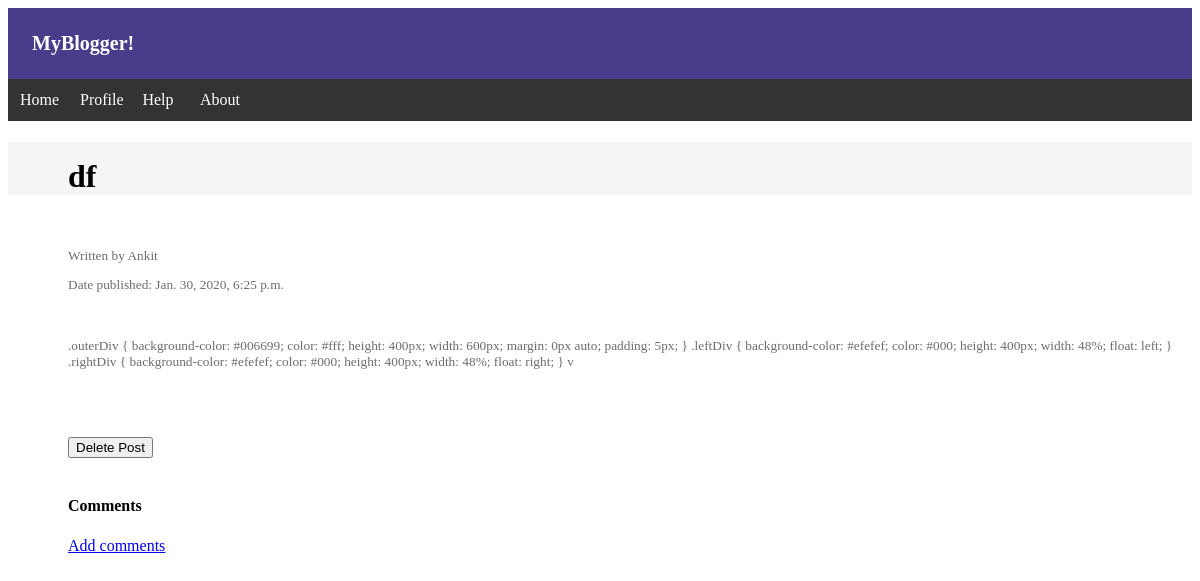
The page /blogger/17/ (signed in) on the database its author committed.
### blogger/models.py (models this page shows, shortened)
class Topic(models.Model):
    user=models.ForeignKey(User,on_delete=models.CASCADE)
    topicname=models.CharField(max_length=200, unique=True)
    text=models.TextField()
    pub_date=models.DateTimeField('Date published')

class User(models.Model):
    username=models.CharField(max_length=200, unique=True)
    usermail=models.EmailField()
    userpassword=models.CharField(max_length=50)
    created_date=models.DateTimeField('Account Created')

### blogger/views.py (the view)
# urls.py: path('<int:topic_id>/',views.details, name="Topic details"),
def details(request, topic_id):
    full=Topic.objects.get(pk=topic_id)
    full.comments_set.all()
    if request.session['is_logged']== True:
        userinfo=(full.user.username ==User.objects.get(pk=request.session['id']).username)
    else:
        userinfo='Not logged in'
    context={'full':full,'userinfo':userinfo}
    if (request.method =="POST" and 'del' in request.POST):
        full.delete()
        return redirect('/blogger/')
    return render(request,'blogger/details.html',context)

### blogger/templates/blogger/details.html (shortened to what this page needs)
{% load static %}
<!DOCTYPE html>
<html>
<link rel="stylesheet" href="{% static 'css/blogger.css' %}">
<body>
    <header>MyBlogger! </header>
    <ul id="menu">
        <li class="menuclass"><a class="menuitem" href="/blogger">Home</a></li>
        <li class="menuclass"><a class="menuitem" href="">Profile</a></li>
        <li class="menuclass"><a class="menuitem" href="">Help</a></li>
        <li class="menuclass"><a class="menuitem" href="">About</a></li>
    </ul>
    <h1>{{full.topicname}}</h1><br>
    <p>Written by {{full.user.username}} </p>
    <p>Date published: {{full.pub_date}}</p><br>
    <p>{{full.text}}</p><br>
    <br> {% if userinfo == True %}
    <div class="dele">
        <form method="POST"> <br>
            <button type="submit" name="del">Delete Post</button> {% csrf_token %}
        </form>
    </div>
    {% endif %}
    <br>
    <div class="comment">
        <h4>Comments</h4>
        {% if userinfo != 'Not logged in' %}
        <a href="{% url 'comments' full.id %}"> Add comments </a> {% else %}
        <p>Login to comment</p>
        {% endif %}
    </div>
</body>
</html>

### blogger/static/css/blogger.css (style rules this page uses)
p { font-size: smaller; color: grey; font-family: 'Lucida Sans'; }
header { font-size: 20px; padding-left: 2vw; padding-top: 2vw; padding-bottom: 2vw; background-color: darkslateblue; color: white; text-emphasis: bold; text-align: left; text-shadow: bisque; text-decoration-color: blue; font-weight: bolder; font-family: cursive; }
#menu { list-style-type: none; margin: 0; padding: 0; overflow: hidden; background-color: #333; }
.menuclass { float: left; }
.menuitem { display: block; width: 3vw; color: white; text-align: center; padding: 1vw 1vw; text-decoration: none; }

### blogger/templates/blogger/details.html (style rules this page uses)
p { padding-left: 5vw; font-size: smaller; color: rgb(109, 108, 108); }
h1 { font-family: Verdana; padding-left: 5vw; padding-top: 1.3vw; list-style-type: none; background-color: whitesmoke; }
.dele { padding-left: 5vw; }
.comment { padding-left: 5vw; }

### rows shown on the page
Topic: topicname "df", user.username "Ankit", pub_date "Jan. 30, 2020, 6:25 p.m.", text ".outerDiv { background-color: #006699; color: #fff; height: 400px; width: 600px; margin: 0px auto; padding: 5px; } .leftDiv { background-color: #efefef; color: #000; height: 400px; width: 48%; float: left; } .rightDiv { background-color: #efefef; color: #000; height: 400px; width: 48%; float: right; } v"
